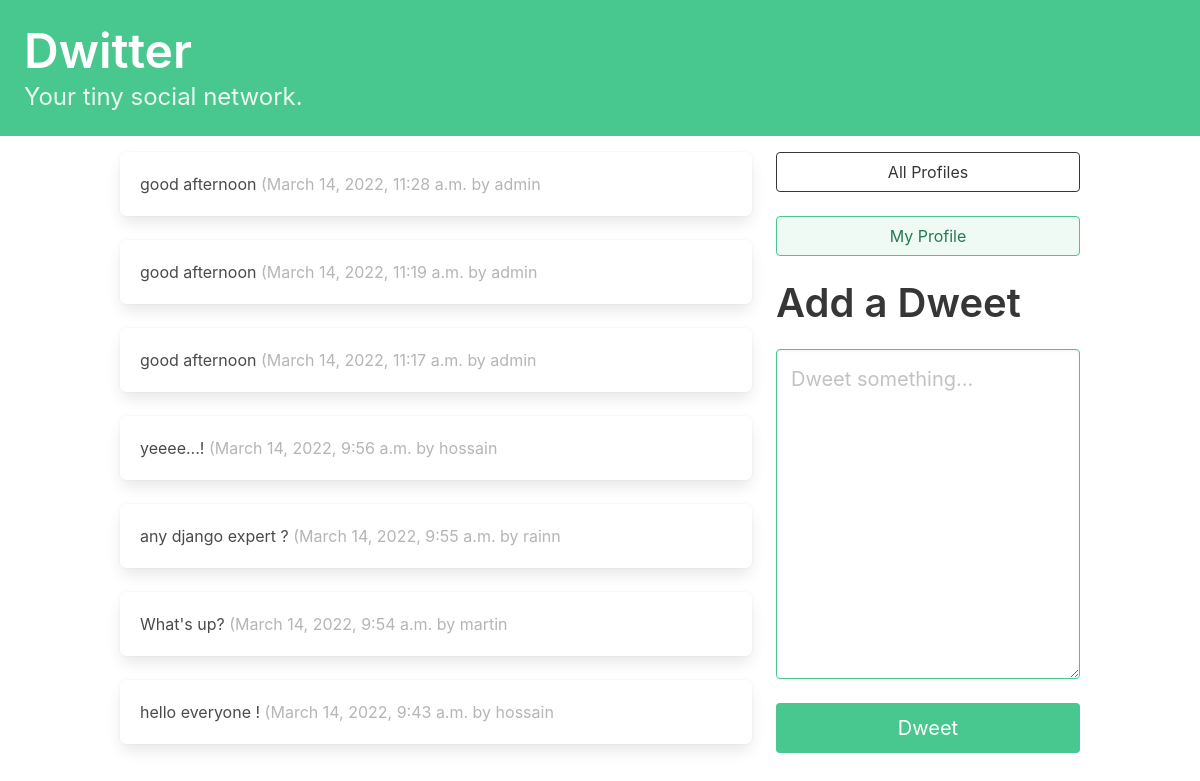
The app's page / (signed in), older data.
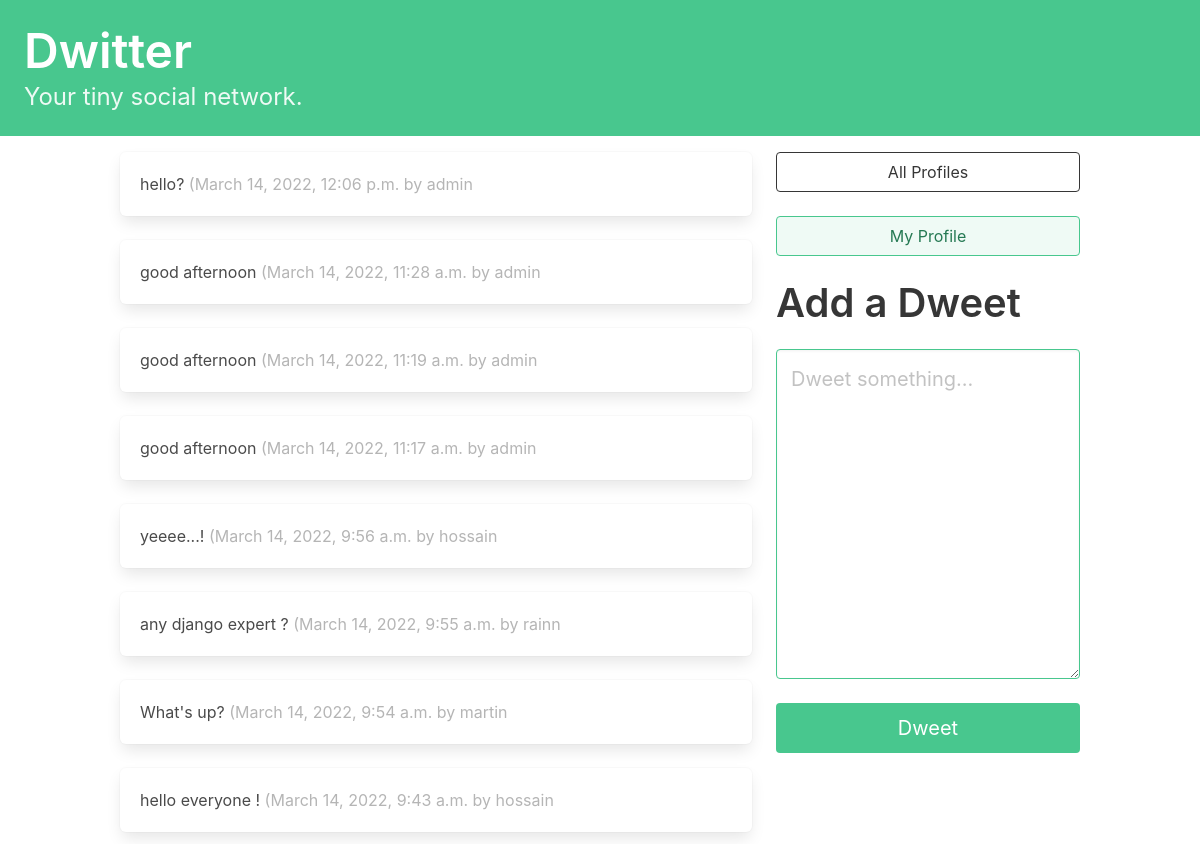
The same page, newer data.
### dwitter/models.py (models this page shows, shortened)
class Dweet(models.Model):
    user       = models.ForeignKey(
        User, related_name="dweets", on_delete=models.DO_NOTHING
    )
    body       = models.CharField(max_length=140)
    created_at = models.DateTimeField(auto_now_add=True)

### dwitter/views.py (the view)
# urls.py: path("", dashboard, name="dashboard"),
def dashboard(request):
    form = DweetForm(request.POST or None)
    if request.method == "POST":
        if form.is_valid():
            dweet = form.save(commit=False)
            dweet.user = request.user
            dweet.save()
            return redirect("dwitter:dashboard")
    followed_dweets = Dweet.objects.filter(
        user__profile__in=request.user.profile.follows.all()
    ).order_by("-created_at")
    return render(
        request,
        "dwitter/dashboard.html",
        {"form": form, "dweets": followed_dweets},
    )

### dwitter/forms.py
class DweetForm(forms.ModelForm):
    body = forms.CharField(
        required=True,
        widget=forms.widgets.Textarea(
            attrs={
                "placeholder": "Dweet something...",
                "class": "textarea is-success is-medium",
            }
        ),
        label="",
    )
    class Meta:
        model   = Dweet
        exclude = ("user",)

### dwitter/templates/dwitter/dashboard.html (shortened to what this page needs)
{% extends 'base.html' %}
{% block content %}
<div class="column">
    {% for dweet in dweets %}
    <div class="box">
        {{dweet.body}}
        <span class="is-small has-text-grey-light">
            ({{ dweet.created_at }} by {{ dweet.user.username }}
        </span>
    </div>
{% endfor %}
</div>
<div class="column is-one-third">
    <div class="block">
        <a href="{% url 'dwitter:profile_list' %} ">
            <button class="button is-dark is-outlined is-fullwidth">
                All Profiles
            </button>
        </a>
    </div>
    <div class="block">
        <a href="{% url 'dwitter:profile' request.user.profile.id %} ">
            <button class="button is-success is-light is-outlined is-fullwidth">
                My Profile
            </button>
        </a>
    </div>
    <div class="block">
        <div class="block">
            <h2 class="title is-2">Add a Dweet</p>
        </div>
        <div class="block">
            <form method="post">
                {{ form.as_p }}
                <button class="button is-success is-fullwidth is-medium mt-5"
                        type="submit">Dweet
                </button>
            </form>
        </div>
    </div>
</div>
{% endblock content %}

Row changes from the older to the newer data that the page shows:
added Dweet: body "hello?", created_at "March 14, 2022, 12:06 p.m.", user.username "admin"
